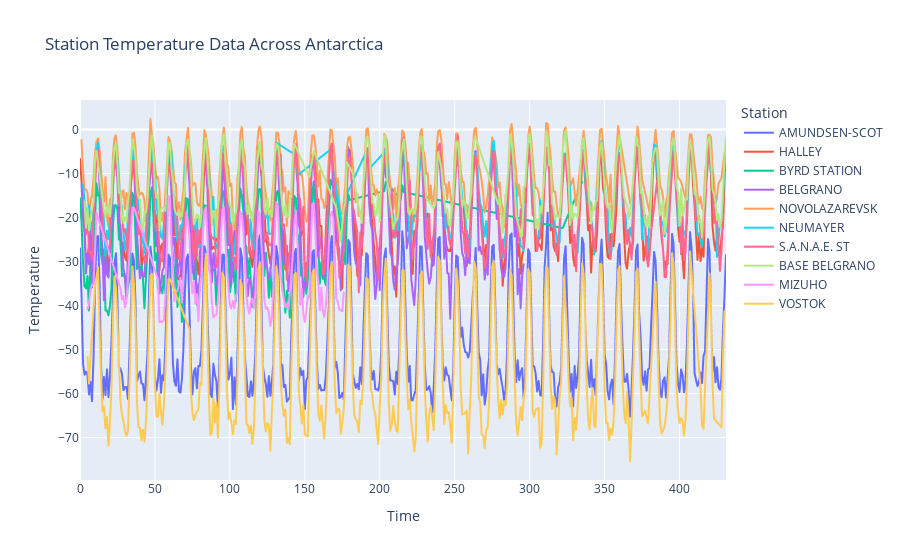

Here is the notebook cell this chart was saved with:
### Markdown cell above
#### Validating Air Temperature with station data

### Code cell
# Load in datasets
T2M, STT, locations = w7.load_air_temp_data()

# Plot timeseries.
w7.plot_station_timeseries(T2M, STT, locations)

# # # Calculate statistics for station temperature.
# # stats = w7.generate_station_statistics(T2M, STT)

### Figure 1 — Plotly figure (JSON) as saved in the notebook; plotly's stock layout.template omitted (floating-point values rounded to 4 significant figures; data arrays with more than 128 entries replaced by an {"elided": "..."} marker saying what was removed)
{"data": [{"hovertemplate": "Station=AMUNDSEN-SCOT<br>Time=%{x}<br>Temperature=%{y}<extra></extra>", "legendgroup": "AMUNDSEN-SCOT", "line": {"color": "#636efa", "dash": "solid"}, "mode": "lines", "name": "AMUNDSEN-SCOT", "showlegend": true, "type": "scattergl", "x": {"elided": "431 int values"}, "xaxis": "x", "y": {"elided": "431 float values"}, "yaxis": "y"}, {"hovertemplate": "Station=HALLEY<br>Time=%{x}<br>Temperature=%{y}<extra></extra>", "legendgroup": "HALLEY", "line": {"color": "#EF553B", "dash": "solid"}, "mode": "lines", "name": "HALLEY", "showlegend": true, "type": "scattergl", "x": {"elided": "431 int values"}, "xaxis": "x", "y": {"elided": "431 float values"}, "yaxis": "y"}, {"hovertemplate": "Station=BYRD STATION<br>Time=%{x}<br>Temperature=%{y}<extra></extra>", "legendgroup": "BYRD STATION", "line": {"color": "#00cc96", "dash": "solid"}, "mode": "lines", "name": "BYRD STATION", "showlegend": true, "type": "scattergl", "x": {"elided": "179 int values"}, "xaxis": "x", "y": {"elided": "179 float values"}, "yaxis": "y"}, {"hovertemplate": "Station=BELGRANO<br>Time=%{x}<br>Temperature=%{y}<extra></extra>", "legendgroup": "BELGRANO", "line": {"color": "#ab63fa", "dash": "solid"}, "mode": "lines", "name": "BELGRANO", "showlegend": true, "type": "scattergl", "x": {"elided": "294 int values"}, "xaxis": "x", "y": {"elided": "294 float values"}, "yaxis": "y"}, {"hovertemplate": "Station=NOVOLAZAREVSK<br>Time=%{x}<br>Temperature=%{y}<extra></extra>", "legendgroup": "NOVOLAZAREVSK", "line": {"color": "#FFA15A", "dash": "solid"}, "mode": "lines", "name": "NOVOLAZAREVSK", "showlegend": true, "type": "scattergl", "x": {"elided": "401 int values"}, "xaxis": "x", "y": {"elided": "401 float values"}, "yaxis": "y"}, {"hovertemplate": "Station=NEUMAYER<br>Time=%{x}<br>Temperature=%{y}<extra></extra>", "legendgroup": "NEUMAYER", "line": {"color": "#19d3f3", "dash": "solid"}, "mode": "lines", "name": "NEUMAYER", "showlegend": true, "type": "scattergl", "x": {"elided": "363 int values"}, "xaxis": "x", "y": {"elided": "363 float values"}, "yaxis": "y"}, {"hovertemplate": "Station=S.A.N.A.E. ST<br>Time=%{x}<br>Temperature=%{y}<extra></extra>", "legendgroup": "S.A.N.A.E. ST", "line": {"color": "#FF6692", "dash": "solid"}, "mode": "lines", "name": "S.A.N.A.E. ST", "showlegend": true, "type": "scattergl", "x": {"elided": "405 int values"}, "xaxis": "x", "y": {"elided": "405 float values"}, "yaxis": "y"}, {"hovertemplate": "Station=BASE BELGRANO<br>Time=%{x}<br>Temperature=%{y}<extra></extra>", "legendgroup": "BASE BELGRANO", "line": {"color": "#B6E880", "dash": "solid"}, "mode": "lines", "name": "BASE BELGRANO", "showlegend": true, "type": "scattergl", "x": {"elided": "361 int values"}, "xaxis": "x", "y": {"elided": "361 float values"}, "yaxis": "y"}, {"hovertemplate": "Station=MIZUHO<br>Time=%{x}<br>Temperature=%{y}<extra></extra>", "legendgroup": "MIZUHO", "line": {"color": "#FF97FF", "dash": "solid"}, "mode": "lines", "name": "MIZUHO", "showlegend": true, "type": "scattergl", "x": {"elided": "139 int values"}, "xaxis": "x", "y": {"elided": "139 float values"}, "yaxis": "y"}, {"hovertemplate": "Station=VOSTOK<br>Time=%{x}<br>Temperature=%{y}<extra></extra>", "legendgroup": "VOSTOK", "line": {"color": "#FECB52", "dash": "solid"}, "mode": "lines", "name": "VOSTOK", "showlegend": true, "type": "scattergl", "x": {"elided": "390 int values"}, "xaxis": "x", "y": {"elided": "390 float values"}, "yaxis": "y"}], "layout": {"autosize": true, "legend": {"title": {"text": "Station"}, "tracegroupgap": 0}, "title": {"text": "Station Temperature Data Across Antarctica"}, "xaxis": {"anchor": "y", "autorange": true, "domain": [0, 1], "range": [0, 431], "title": {"text": "Time"}, "type": "linear"}, "yaxis": {"anchor": "x", "autorange": true, "domain": [0, 1], "range": [-79.62, 6.717], "title": {"text": "Temperature"}, "type": "linear"}}}
